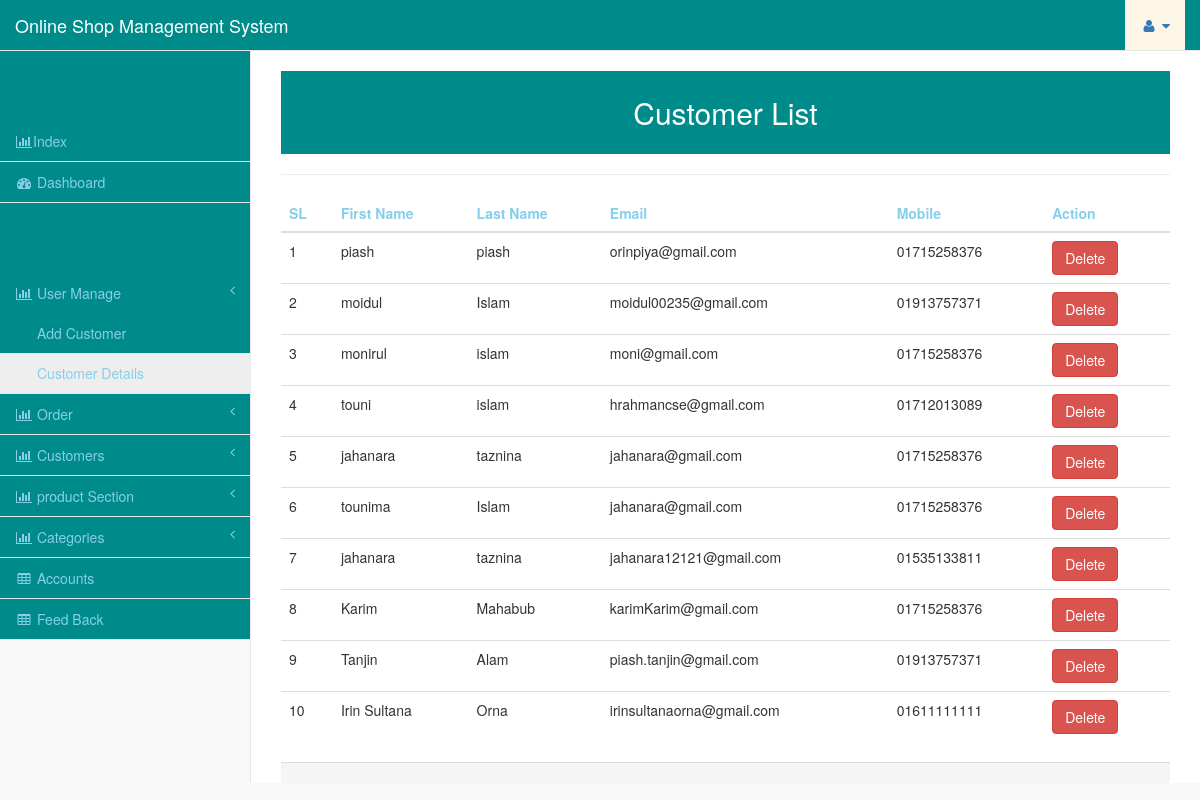
The app's page /admin/AdminDetails.php (signed in) with its own data.
### tables this page shows
CREATE TABLE `user_info` (
  `user_id` int(10) NOT NULL,
  `first_name` varchar(100) NOT NULL,
  `last_name` varchar(100) NOT NULL,
  `email` varchar(300) NOT NULL,
  `password` varchar(300) NOT NULL,
  `mobile` varchar(11) NOT NULL,
  `address1` varchar(300) NOT NULL,
  `address2` varchar(50) NOT NULL,
  `type` int(30) NOT NULL
);

### admin/AdminDetails.php (the view, shortened to what this page needs)
<?php include"header.php";?>
 <div id="page-wrapper">
            <div class="row">
                <div class="col-lg-12">
                   <center> <h2 style="background-color:#008B8B;padding:25px;color:white;">Customer List </h2></center> <hr/>
                </div>
            </div>
<table class="table">
    <thead>
      <tr style="color:skyblue;">
        <th>SL</th>
        <th>First Name</th>
        <th>Last Name</th>
		<th>Email</th>
		<th>Mobile</th>
		<th>Action</th>
      </tr>
    </thead>
    <tbody>
							<?php
							$product_query = "SELECT * FROM user_info ";
							$run_query = mysqli_query($con,$product_query);
							if(mysqli_num_rows($run_query) > 0){
		$sl = 0;
										while($row = mysqli_fetch_array($run_query)){
											$sl++;
											$first_name   = $row['first_name'];
											$last_name   = $row['last_name'];
											$email = $row['email'];
											$mobile = $row['mobile'];
											?>
										  <tr>
											<td><?php echo $sl; ?></td>
											<td><?php echo $first_name; ?></td>
											<td><?php echo $last_name; ?></td>
											<td><?php echo $email; ?></td>
											<td><?php echo $mobile; ?></td>
											<td>
											<form action="#" method="post">
											<input type="submit" name="btnDltAdmin" class="btn btn-danger" value="Delete">
											</form>
											</td>
										  </tr>
							<?php
		}
							}
							?>
					 </tbody>
  </table>
						 <?php include"footer.php";?>

### records on screen
user_info: first_name "piash", last_name "piash", email "orinpiya@gmail.com", mobile "01715258376"
user_info: first_name "moidul", last_name "Islam", email "moidul00235@gmail.com", mobile "01913757371"
user_info: first_name "monirul", last_name "islam", email "moni@gmail.com", mobile "01715258376"
user_info: first_name "touni", last_name "islam", email "hrahmancse@gmail.com", mobile "01712013089"
user_info: first_name "jahanara", last_name "taznina", email "jahanara@gmail.com", mobile "01715258376"
user_info: first_name "tounima", last_name "Islam", email "jahanara@gmail.com", mobile "01715258376"
user_info: first_name "jahanara", last_name "taznina", email "jahanara12121@gmail.com", mobile "01535133811"
user_info: first_name "Karim", last_name "Mahabub", email "karimKarim@gmail.com", mobile "01715258376"
user_info: first_name "Tanjin", last_name "Alam", email "piash.tanjin@gmail.com", mobile "01913757371"
user_info: first_name "Irin Sultana", last_name "Orna", email "irinsultanaorna@gmail.com", mobile "01611111111"
